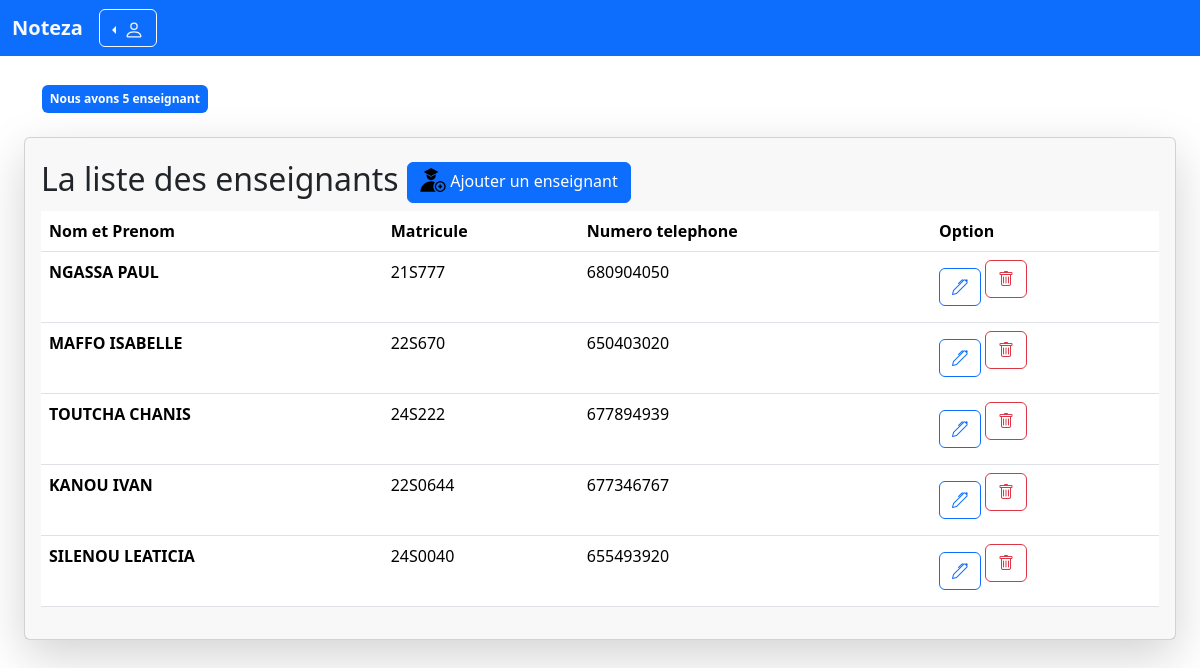
Screenshot of /all-teacher.php with the database file from the repository.
### tables this page shows
CREATE TABLE `user` (
  `iduser` int(11) NOT NULL,
  `idfiliere` int(11) DEFAULT NULL,
  `nom` char(32) DEFAULT NULL,
  `prenom` char(32) DEFAULT NULL,
  `matricule` char(32) DEFAULT NULL,
  `mail` char(32) DEFAULT NULL,
  `numero` char(32) DEFAULT NULL,
  `username` char(32) DEFAULT NULL,
  `password` char(32) DEFAULT NULL,
  `role` char(32) DEFAULT NULL
);

### models/user.php (called while the page is built, shortened)
<?php
    class User {
        public function getNumberOfTeacher($conn){
            $req = $conn -> prepare("SELECT * FROM user WHERE role = 'teacher'");
            $req -> execute();
            return $req -> rowCount();
        }
        public function AllEnseignants($conn){
            $role = "teacher";
            $req = $conn -> prepare("SELECT * FROM user WHERE role =:role");
            $req -> bindParam(":role", $role);
            $req -> execute();
            return $req -> fetchAll();
        }
    }
?>

### all-teacher.php (the view, shortened to what this page needs)
<?php
    require_once 'connexion.php';
    require_once 'models/user.php';
    $user = new User();
    require_once ('layouts/navbar.php');
    $nombreEnseignant = $user -> getNumberOfTeacher($conn);
?>
<div class="container">
    <div class="row">
                <div class="col" style="margin-top:13px;">
                    <div class="py-2 badge text-bg-primary"> Nous avons <?=$nombreEnseignant?> enseignant</div>
                </div>
    </div>
</div>
<div class="col-xl-12 px-4  my-4">
<div class="shadow-lg card">
    <div class="card-header py-3 border-0 px-3">
        <h2 class="heading m-0 mr-5 ">La liste des enseignants
            <?php require_once 'add-teacher.php' ?>
        </h2>
<div class="table-responsive">
<table class="table " style="padding-left:4px">
    <thead>
        <tr>
            <th scope="col">Nom et Prenom</th>
            <th scope="col">Matricule</th>
            <th scope="col">Numero telephone</th>
            <th scope="col">Option</th>
        </tr>
    </thead>
    <?php
        $rows = $user ->AllEnseignants($conn);
        if ($rows > 0) {
        foreach ($rows as $row) { ?>
        <tr>
            <th scope="row"><?=$row['nom'].' '.$row['prenom']?></th>
            <td scope="row"><?=$row['matricule']?></td>
            <td scope="row"><?=$row['numero']?></td>
            <td scope="row" class="d-flex">
                <?php require 'editstudent.php'; ?>
                <form action="controllers/user.php" onsubmit = "return Confirm()" class="mx-1" method="POST">
                    <button type="submit" name="suppTechear" class="btn btn-outline-danger">
                        <i class="bi bi-trash"></i>
                    </button>
                </form>
            </td>
        </tr>
  <?php
}
}else {
echo "<tr><td colspan='7'>Aucun résultat trouvé</td></tr>"; }
echo "</table>";
?>
</div>
 </div>

### editstudent.php (shortened to what this page needs)
<button type="button" class="btn btn-outline-primary my-2" data-bs-toggle="modal" data-bs-target="#edit<?=$row['iduser']?>">
    <i class="bi bi-pen"></i>
</button>

### rows the page displays
user: nom "NGASSA", prenom "PAUL", matricule "21S777", numero "680904050"
user: nom "MAFFO", prenom "ISABELLE", matricule "22S670", numero "650403020"
user: nom "TOUTCHA", prenom "CHANIS", matricule "24S222", numero "677894939"
user: nom "KANOU", prenom "IVAN", matricule "22S0644", numero "677346767"
user: nom "SILENOU", prenom "LEATICIA", matricule "24S0040", numero "655493920"

### other values shown
$nombreEnseignant "5"
